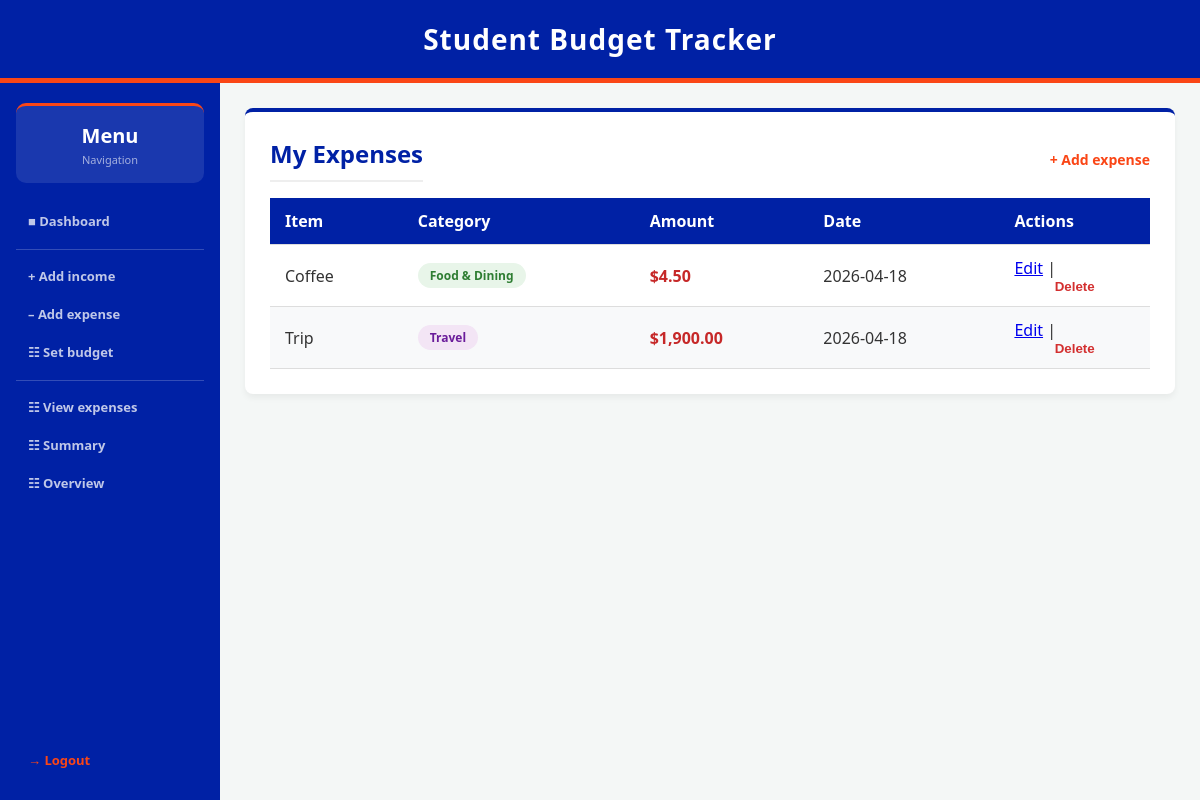
Screenshot of /view_expenses (signed in) with the database file from the repository.
### tables this page shows
CREATE TABLE expenses (
    expense_id INTEGER PRIMARY KEY AUTOINCREMENT,
    user_id INTEGER NOT NULL,
    category TEXT NOT NULL,
    amount REAL NOT NULL CHECK(amount > 0),
    date TIMESTAMP DEFAULT CURRENT_TIMESTAMP, description TEXT DEFAULT "",
    FOREIGN KEY (user_id) REFERENCES users (id)
);

### app.py (the view)
@app.route('/view_expenses')
def view_expenses():
    if 'user_id' not in session:
        return redirect(url_for('login'))
    expenses = data_manager.get_expenses(session['user_id'])
    success_message = session.pop('success_message', None)
    error_message = session.pop('error_message', None)
    return render_template('view_expenses.html', expenses=expenses, success_message=success_message, error_message=error_message)

### data_manager.py (called while the page is built)
def get_db_connection():
    return sqlite3.connect(DB_NAME)

def get_expenses(user_id):
    connection = get_db_connection()
    cursor = connection.cursor()
    cursor.execute("SELECT * FROM expenses WHERE user_id = ?", (user_id,))
    expenses = cursor.fetchall()
    connection.close()
    return expenses

### templates/view_expenses.html (shortened to what this page needs)
{% extends "layout.html" %}
{% block content %}
<div class="card">
    <div style="display:flex; justify-content:space-between; align-items:center; margin-bottom:1rem;">
        <h2 style="margin:0;">My Expenses</h2>
        <a href="{{ url_for('add_expense') }}" class="cta-link" style="font-size:14px;">+ Add expense</a>
    </div>
    {% if expenses %}
        <table>
            <thead>
                <tr>
                    <th>Item</th>
                    <th>Category</th>
                    <th>Amount</th>
                    <th>Date</th>
                    <th>Actions</th>
                </tr>
            </thead>
            <tbody>
                {% for expense in expenses %}
                {% set cat = expense[2]|lower %}
                {% if 'food' in cat %}{% set badge = 'badge-food' %}
                {% elif 'transport' in cat %}{% set badge = 'badge-transport' %}
                {% elif 'entertain' in cat %}{% set badge = 'badge-entertainment' %}
                {% elif 'rent' in cat or 'util' in cat %}{% set badge = 'badge-rent' %}
                {% elif 'health' in cat or 'fit' in cat %}{% set badge = 'badge-health' %}
                {% elif 'edu' in cat %}{% set badge = 'badge-education' %}
                {% elif 'shop' in cat %}{% set badge = 'badge-shopping' %}
                {% elif 'travel' in cat %}{% set badge = 'badge-travel' %}
                {% else %}{% set badge = 'badge-other' %}
                {% endif %}
                <tr>
                    <td>{{ (expense[5]|capitalize) if expense[5] else '—' }}</td>
                    <td><span class="badge {{ badge }}">{{ expense[2] }}</span></td>
                    <td style="color: #c62828; font-weight: bold;">${{ "{:,.2f}".format(expense[3]|float) }}</td>
                    <td>{{ expense[4][:10] }}</td>
                    <td>
                        <a href="{{ url_for('edit_expense', expense_id=expense[0]) }}">Edit</a> |
                        <form method="POST" action="{{ url_for('delete_expense', expense_id=expense[0]) }}" style="display:inline;">
                            <button type="submit" style="background:none;border:none;color:#d32f2f;font-weight:bold;cursor:pointer;padding:0;">Delete</button>
                        </form>
                    </td>
                </tr>
                {% endfor %}
            </tbody>
        </table>
    {% else %}
        <p>No expenses logged yet. <a href="{{ url_for('add_expense') }}" class="cta-link">Add one now!</a></p>
    {% endif %}
</div>
{% endblock %}

### templates/layout.html (style rules this page uses)
:root { --uf-blue: #0021A5; --uf-orange: #FA4616; --bg-color: #f4f7f6; --text-color: #333333; --card-bg: #ffffff; }
* { box-sizing: border-box; margin: 0; padding: 0; }
body { font-family: 'Segoe UI', Tahoma, Geneva, Verdana, sans-serif; background-color: var(--bg-color); color: var(--text-color); min-height: 100vh; display: flex; flex-direction: column; }
.card { background-color: var(--card-bg); padding: 25px; border-radius: 8px; box-shadow: 0 4px 6px rgba(0,0,0,0.05); margin-bottom: 25px; border-top: 4px solid var(--uf-blue); }
.card h2 { margin-top: 0; color: var(--uf-blue); border-bottom: 2px solid #eee; padding-bottom: 10px; margin-bottom: 20px; }
.card button { display: block; width: 100%; padding: 14px; background-color: var(--uf-blue); color: white; border: none; border-radius: 6px; font-weight: bold; cursor: pointer; transition: background 0.3s ease; }
table { width: 100%; border-collapse: collapse; margin-top: 10px; }
th, td { padding: 12px 15px; text-align: left; }
th { background-color: var(--uf-blue); color: white; font-weight: 600; }
tr { border-bottom: 1px solid #dddddd; }
tr:nth-child(even) { background-color: #f8f9fa; }
.cta-link { color: var(--uf-orange); font-weight: bold; text-decoration: none; }

### templates/view_expenses.html (style rules this page uses)
.badge { display: inline-block; padding: 4px 12px; border-radius: 20px; font-size: 12px; font-weight: 600; }
.badge-food { background: #e8f5e9; color: #2e7d32; }
.badge-travel { background: #f3e5f5; color: #6a1b9a; }

### rows the page displays
expenses: description "Coffee", category "Food & Dining", amount "4.50", date "2026-04-18"
expenses: description "Trip", category "Travel", amount "1,900.00", date "2026-04-18"
